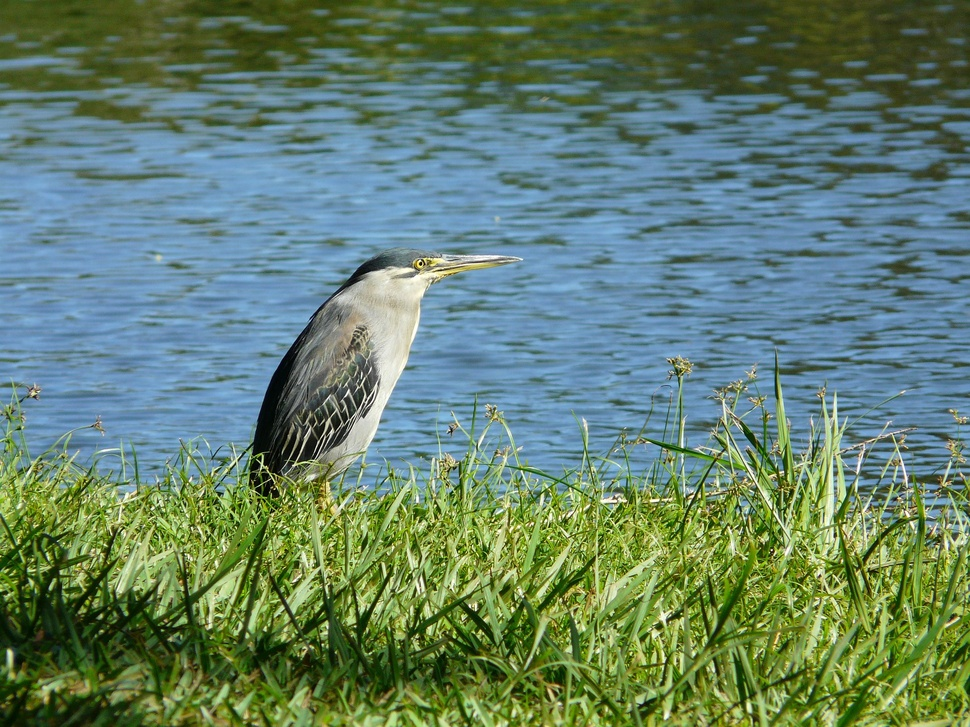
#> input picture images/bird.jpg, 970 x 727 px, shrunk from 1920 x 1440 before the run
$ python convolution.py
#> lines starting #> are read from the running program, lines starting #| are printed output that depends on the picture; after the words box and inside, x2 and y2 are one past the last pixel; in counts of white or black regions, pixels touching at a corner belong together
import os
import requests
from scipy import signal as sg
import numpy as np
import matplotlib.pyplot as plt
from PIL import Image

conv_types = ['full', 'same', 'valid']

g = [[1, 0, -1],
     [1, 0, -1],
     [1, 0, -1]]
I = [[1, 2, 0, 4, 5],
     [5, 6, 0, 8, 6],
     [4, 4, 0, 4, 7],
     [1, 2, 0, 4, 8]]

# Cross correlated image
for type in conv_types:
    print('With zero padding ({0}):'.format(type))
    cross_correlated = sg.convolve( I, g, type)
    print('{0} \n'.format(cross_correlated))

# Convoluted image
for type in conv_types:
    print('Without zero padding ({0}):'.format(type))
    convoluted = sg.convolve( I, g, type)
    print('{0} \n'.format(convoluted))

urls = {'./images/bird.jpg': 'https://ibm.box.com/shared/static/cn7yt7z10j8rx6um1v9seagpgmzzxnlz.jpg',
        './images/number.jpg': 'https://ibm.box.com/shared/static/vvm1b63uvuxq88vbw9znpwu5ol380mco.jpg'}

for path, url in urls.items():
    if not os.path.isfile(path):
        response = requests.get(url)
        with open(path, 'wb') as file:
            file.write(response.content)

for img in urls.keys():
    im = Image.open(img)  # type here your image's name
#> im is the input picture: PIL image 970x727 RGB; mean R, G, B 100.1, 128.3, 108.1
    image_gr = im.convert("L")   # convert("L") translate color images into black and white
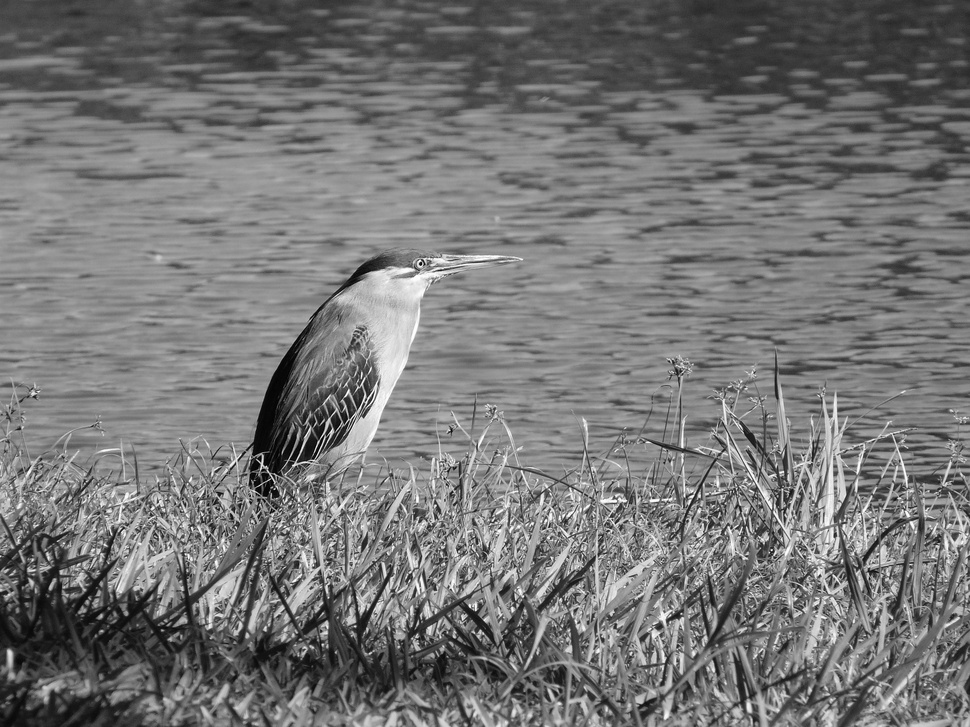
#> image_gr: PIL image 970x727 L; min 0, max 255, mean 117.6
    print("\n Original type: %r \n\n" % image_gr)
#|  Original type: <PIL.Image.Image image mode=L size=970x727 at 0x7F10A4ABCC90>
    arr = np.asarray(image_gr)
    print("After conversion to numerical representation: \n\n %r" % arr)
#> (printed output is left out)

    ### Plot image
    imgplot = plt.imshow(arr)
    imgplot.set_cmap('gray')  #you can experiment different colormaps (Grey,winter,autumn)
    print("\n Input image converted to gray scale: \n")
    plt.show()

    # Edge detection:
    kernel = np.array([[ 0, 1, 0],
                    [ 1,-4, 1],
                    [ 0, 1, 0],])
    grad = sg.convolve2d(arr, kernel, mode='same', boundary='symm')
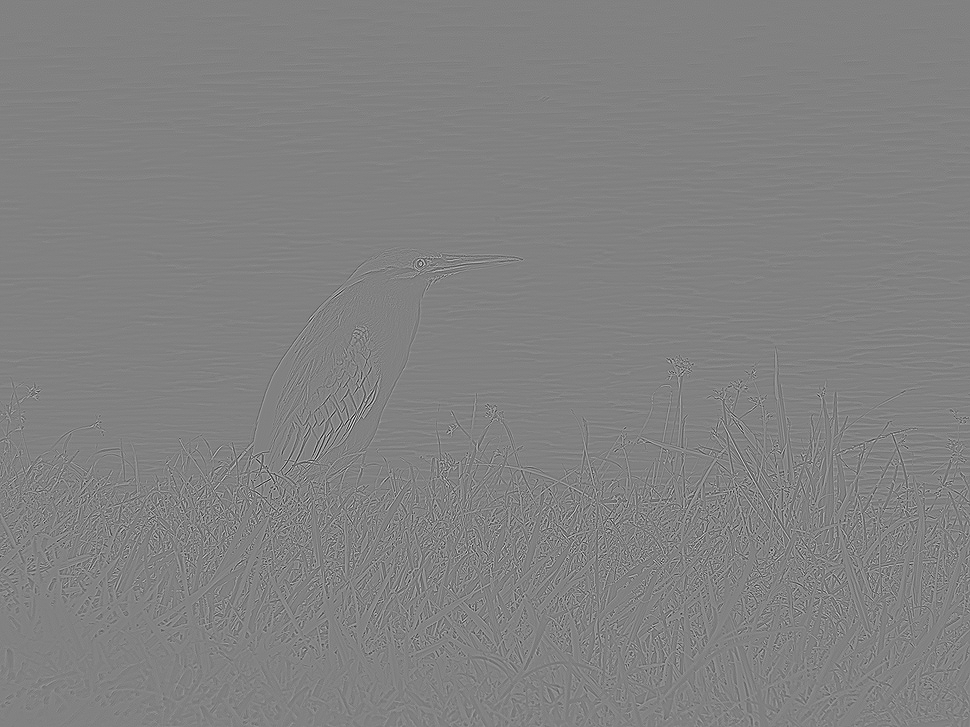
#> grad: shape (727, 970) int64; min -535, max 517, mean 0; drawn with min black and max white
    print('GRADIENT MAGNITUDE - Feature map')
    fig, aux = plt.subplots(figsize=(10, 10))
    aux.imshow(np.absolute(grad), cmap='gray')
    plt.show()
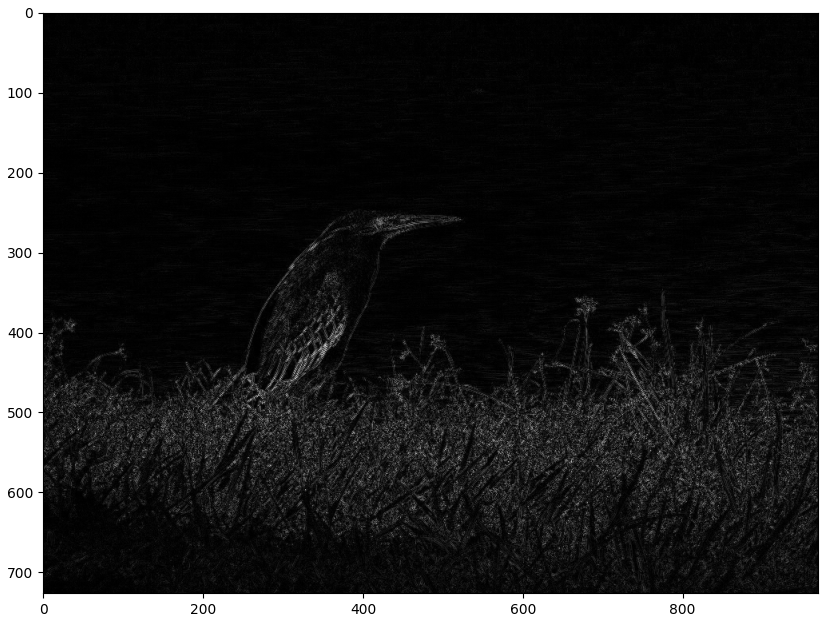
#> figure drawn by matplotlib, 1 panel

    grad_biases = np.absolute(grad) + 100
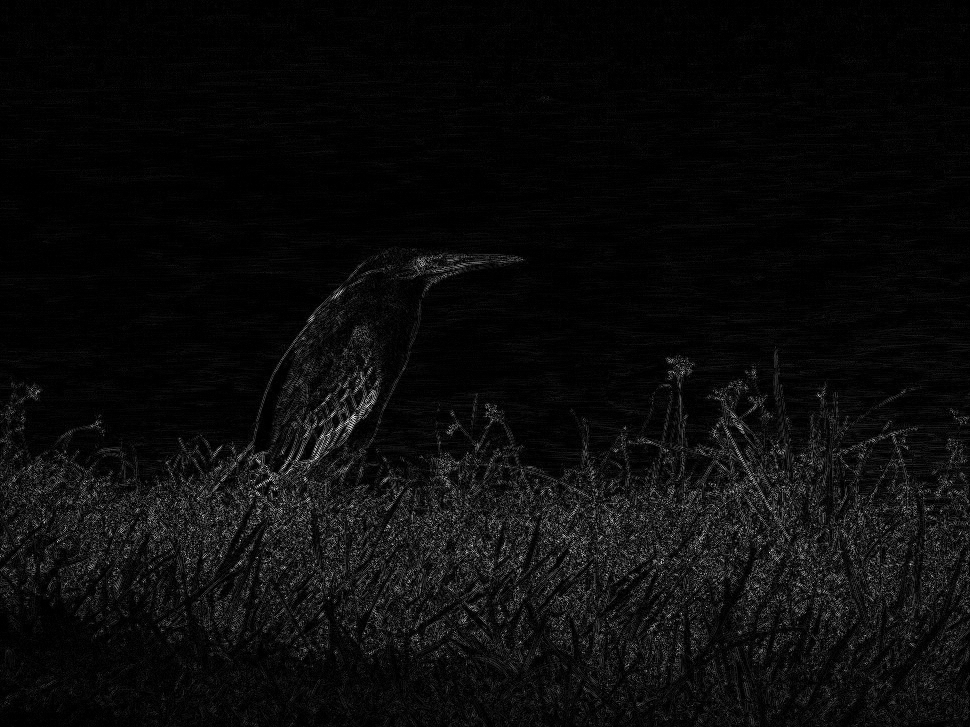
#> grad_biases: shape (727, 970) int64; min 100, max 635, mean 125; drawn with min black and max white
    grad_biases[grad_biases > 255] = 255
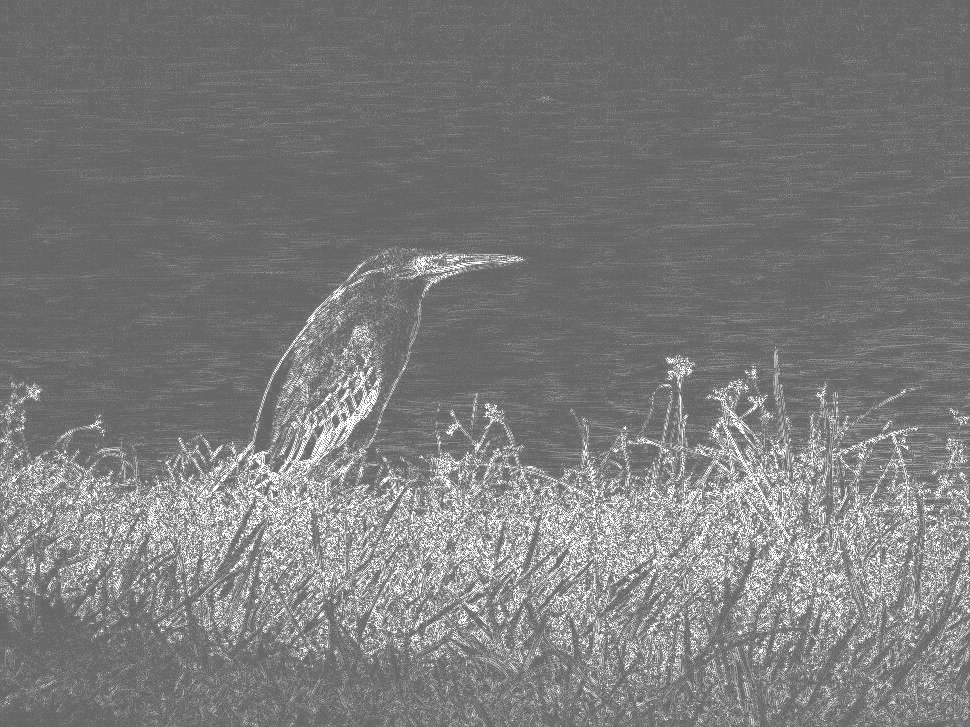
#> grad_biases: shape (727, 970) int64; 2.12% of pixels changed, all inside (x1, y1, x2, y2) = (0, 255, 970, 720)

    print('GRADIENT MAGNITUDE - Feature map')
    fig, aux = plt.subplots(figsize=(10, 10))
    aux.imshow(np.absolute(grad_biases), cmap='gray')
    plt.show()
#> pass 2 of the loop `for img in urls.keys():`:
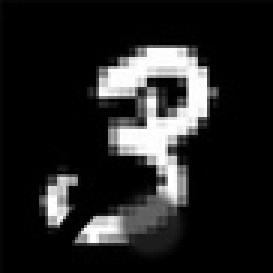
#> input picture images/number.jpg, 91 x 91 px, shrunk from 181 x 181 before the run (shown 3 times larger)
#> im is the input picture: PIL image 91x91 RGB; min 0, max 255, mean 35.7
#> image_gr: PIL image 91x91 L
#|  Original type: <PIL.Image.Image image mode=L size=91x91 at 0x7F109D425F90>
#> (printed output is left out)
#> `grad = sg.convolve2d(arr, kernel, mode='same', boundary='symm')`:
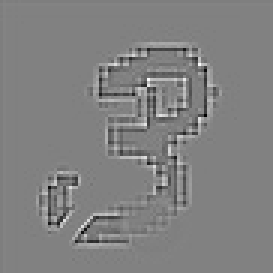
#> grad: shape (91, 91) int64 (shown 3 times larger); min -343, max 334, mean 0; drawn with min black and max white
#> `grad_biases[grad_biases > 255] = 255`:
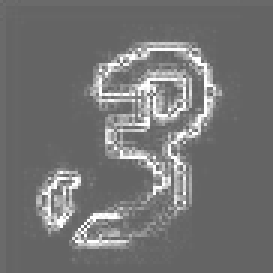
#> grad_biases: shape (91, 91) int64 (shown 3 times larger); min 100, max 255, mean 116.2
